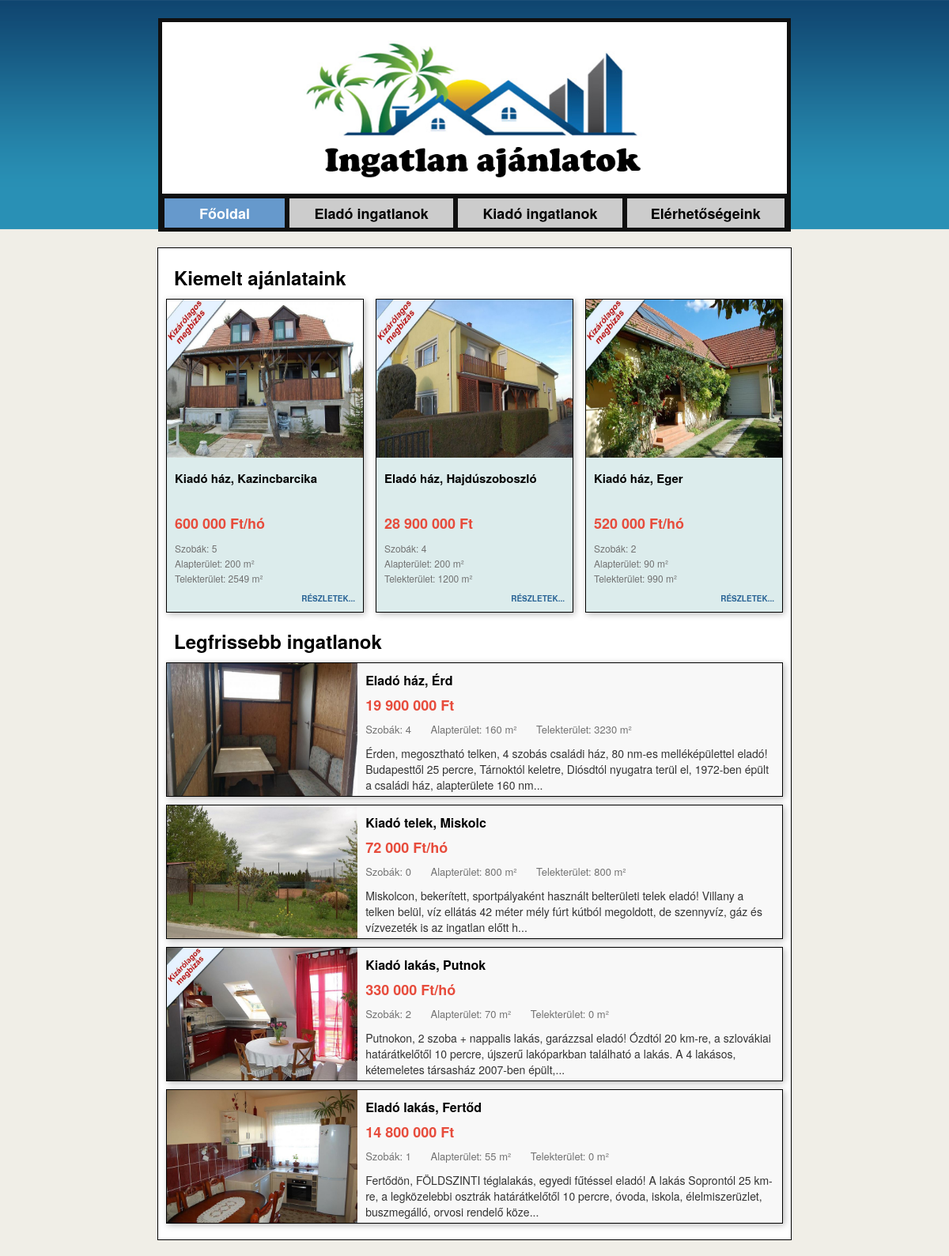
Page /ingatlanok/index.php on the committed database.
### tables this page shows
CREATE TABLE IF NOT EXISTS `ikinalat` (
  `ingatlan_id` smallint(5) NOT NULL AUTO_INCREMENT,
  `szandek_sz` tinyint(1) NOT NULL,
  `tipus_sz` tinyint(1) NOT NULL,
  `telepules_sz` tinyint(2) NOT NULL,
  `ar` int(10) NOT NULL,
  `ev` smallint(4) NOT NULL,
  `alapt` smallint(5) NOT NULL,
  `telekt` mediumint(6) NOT NULL,
  `jelleg_sz` tinyint(1) NOT NULL,
  `komfort_sz` tinyint(1) NOT NULL,
  `szoba` tinyint(2) NOT NULL,
  `leiras` text NOT NULL,
  `datum` date NOT NULL,
  `admin_sz` tinyint(1) NOT NULL,
  PRIMARY KEY (`ingatlan_id`)
);

CREATE TABLE IF NOT EXISTS `ikepek` (
  `ingatlan_sz_kep` smallint(5) NOT NULL,
  `kepek` varchar(40) NOT NULL,
  UNIQUE KEY `kepek` (`kepek`)
);

CREATE TABLE IF NOT EXISTS `iszandek` (
  `szandek_id` tinyint(1) NOT NULL AUTO_INCREMENT,
  `szandek` varchar(5) NOT NULL,
  PRIMARY KEY (`szandek_id`)
);

CREATE TABLE IF NOT EXISTS `itipus` (
  `tipus_id` tinyint(1) NOT NULL AUTO_INCREMENT,
  `tipus` varchar(15) NOT NULL,
  PRIMARY KEY (`tipus_id`)
);

CREATE TABLE IF NOT EXISTS `itelepules` (
  `telepules_id` tinyint(2) NOT NULL AUTO_INCREMENT,
  `telepules` varchar(40) NOT NULL,
  `megye` varchar(40) NOT NULL,
  PRIMARY KEY (`telepules_id`)
);

### ingatlanok/mysqli_burkolo.php (called while the page is built, shortened)
<?php
function DB_query($sql){
    $result = mysqli_query($GLOBALS["DB_connection"], $sql);
    return $result;
}
function DB_fetch_assoc($result){
    if (is_object($result)){
        return mysqli_fetch_assoc($result);
    }
    else{
        print 'DB_fetch_assoc : hibás argumentum!<br />';
        return false;
    }
}
function DB_getrows($sql){
    $result = DB_query($sql);
    $table = array();
    while ($row = DB_fetch_assoc($result)){
        $table[] = $row;
    }
    return $table;
}
?>

### ingatlanok/index.php (the view, shortened to what this page needs)
<?php
include "mysqli_burkolo.php";
$legfriss = DB_getrows("
SELECT ingatlan_id, szandek, tipus, telepules, ar, alapt, telekt, szoba, leiras, datum, kepek
FROM ikinalat, iszandek, itipus, itelepules, ikepek
WHERE szandek_sz = szandek_id AND tipus_sz = tipus_id AND telepules_sz = telepules_id
AND ingatlan_sz_kep = ingatlan_id AND kepek LIKE '%1.jpg'
ORDER BY datum DESC LIMIT 4
");
$kiemelt = DB_getrows("
SELECT ingatlan_id, szandek, tipus, telepules, ar, alapt, telekt, szoba, kepek
FROM ikinalat, iszandek, itipus, itelepules, kiemelt, ikepek
WHERE szandek_sz = szandek_id AND tipus_sz = tipus_id AND telepules_sz = telepules_id
AND ingatlan_sz_kie = ingatlan_id AND ingatlan_sz_kep = ingatlan_id AND kepek LIKE '%1.jpg'
");
$rkiemlet = array_rand($kiemelt, 3);
?>
<!DOCTYPE html>
<html>
	<head>
	<link rel="stylesheet" href="alap1.css">
	</head>
	<body>
		<div id="fejlec">
			<img id="logo" src="kepek/ingatlankep.png" alt="ingatlanos kép">
			<div id="menu" >
				<ul>
					<li class="aktOldal"><a href="index.php"><b>Főoldal</b></a></li>
					<li><a href="elado.php"><b>Eladó ingatlanok</b></a></li>
					<li><a href="kiado.php"><b>Kiadó ingatlanok</b></a></li>
					<li><a href="elerhetoseg.php"><b>Elérhetőségeink</b></a></li>
				</ul>
			</div>
		</div>
		<div id="tartalom">
			<div id="doboz1">
				<h2 class="resz1"> Kiemelt ajánlataink </h2>
				<?php
				for($i=0; $i<3; $i++){
					$ar = number_format($kiemelt[$rkiemlet[$i]]["ar"], 0 , ' , ' ,  ' ');
					if ($kiemelt[$rkiemlet[$i]]["szandek"]=="eladó")
						$penz=" Ft";
					else $penz=" Ft/hó";
					print '
					<div class="kiemelt1">
						<a href="ingatlan.php?id='.$kiemelt[$rkiemlet[$i]]["ingatlan_id"].'">
							<img class="kiemeltKep" src="'.$kiemelt[$rkiemlet[$i]]["kepek"].'" alt="kiemelt kép">
							<div class="kiemeltSzoveg">
								<div class="kiemeltTitle">
									<h3> '.ucfirst($kiemelt[$rkiemlet[$i]]["szandek"])." ".$kiemelt[$rkiemlet[$i]]["tipus"]
										.", ".$kiemelt[$rkiemlet[$i]]["telepules"].' </h3>
								</div>
								<span class="kiemeltAr"> '.$ar.$penz.'</span>
								<ul>
									<li> Szobák: '.$kiemelt[$rkiemlet[$i]]["szoba"].' </li>
									<li> Alapterület: '.$kiemelt[$rkiemlet[$i]]["alapt"].' m² </li>
									<li> Telekterület: '.$kiemelt[$rkiemlet[$i]]["telekt"].' m² </li>
								</ul>
								<div class="kiemeltReszlet">RÉSZLETEK...</div>
							</div>
						</a>
					</div>';
				}
				?>
			</div>
			<div id="doboz2">
				<h2 class="resz1"> Legfrissebb ingatlanok </h2>
				<?php
				for($i=0; $i<4; $i++){
					$ar = number_format($legfriss[$i]["ar"], 0 , ' , ' ,  ' ');
					if ($legfriss[$i]["szandek"]=="eladó") $penz=" Ft";
					else $penz=" Ft/hó";
					if (strlen($legfriss[$i]["leiras"]) > 220)
						$leiras= substr($legfriss[$i]["leiras"], 0, 220)."...";
					else $leiras = $legfriss[$i]["leiras"];
					print '
					<div class="legfrisebb1">
						<a href="ingatlan.php?id='.$legfriss[$i]["ingatlan_id"].'">
							<img class="frissKep" src="'.$legfriss[$i]["kepek"].'" alt="friss kép">
							<div class="frissSzoveg">
								<div class="frissTitle">
									<h3> '.ucfirst($legfriss[$i]["szandek"])." ".$legfriss[$i]["tipus"].
										", ".$legfriss[$i]["telepules"].' </h3>
								</div>
								<span class="frissAr"> '.$ar.$penz.' </span>
								<ul class="frissLista">
									<li> Szobák: '.$legfriss[$i]["szoba"].' </li>
									<li> Alapterület: '.$legfriss[$i]["alapt"].' m² </li>
									<li> Telekterület: '.$legfriss[$i]["telekt"].' m² </li>
								</ul>
								<div class="frissReszlet"> '.$leiras.' </div>
							</div>
						</a>
					</div>';
				}
				?>
			</div>
		</div>
	</body>
</html>

### ingatlanok/alap1.css (style rules this page uses)
body { color: black; background: #f0eee7 url('kepek/kekhatter.png') repeat-x 0 -1px; font-family: 'Helvetica Neue', Helvetica, Arial, sans-serif; font-size: 16px; }
a { text-decoration: none; color: black; }
ul { list-style-type: none; }
#fejlec { width: 800px; background: white; border: 5px solid #101010; position: relative; margin: 0 auto; margin-top: 23px; }
#logo { width: 450px; margin-left: 175px; }
#menu { display: table; width: 100%; height: 40px; background-color: #101010; padding-top: 6px; }
#menu ul { display: table-row; width: 100%; }
#menu ul li { display: table-cell; width:27%; }
#menu ul li:first-child { width: 20%; }
#menu ul li a { display: block; background: #ccc; color: black; font-size: 18px; text-align: center; text-decoration: none; border-left: 3px solid #101010; border-right: 3px solid #101010; padding: 5px 0; }
#menu ul li.aktOldal a { color: white; background: #69c; }
#tartalom { position: relative; background: white; border: 1px solid black; width: 802px; margin: 20px auto; padding: 10px 0px; overflow: auto; }
#doboz1 { width: 100%; height: 430px; }
.resz1 { margin: 10px 0px 10px 20px; }
.kiemelt1 { width: 250px; background-color: #dcecec; margin: 0px 5px 0px 10px; border: 1px solid black; box-shadow: 2px 2px 8px #b9b9b9; float: left; }
.kiemeltKep { width: 100%; height: 200px; }
.kiemeltSzoveg { padding: 10px; }
.kiemeltTitle { width: 100%; height: 55px; }
.kiemeltTitle h3 { font-size: 15px; font-weight: bold; }
.kiemeltAr { display: block; margin-bottom: 10px; color: rgb(231, 76, 60); font-size: 18px; font-weight: bold; }
.kiemeltSzoveg ul li { color: rgb(114, 114, 114); font-size: 12px; margin: 2px 0px; }
.kiemeltReszlet { color: rgb(42, 100, 150); font-size: 10px; font-weight: bold; margin-top: 10px; text-align: right; }
#doboz2 { width: 100%; height: auto; margin-top: 30px; }
.legfrisebb1 { width: 780px; height: 170px; background-color: #F8F8F8; margin: 0px 10px 10px 10px; border: 1px solid black; box-shadow: 2px 2px 8px #b9b9b9; }
.frissKep { width: 31%; height: 100%; display: block; float: left; }
.frissSzoveg { width: 69%; height: 100%; padding: 10px; float:right; }
.frissTitle h3, .ingatlanTitle h2 { height: 25px; font-size: 16px; font-weight: bold; }
.frissAr, .ingatlanAr { display: block; margin: 5px 0px; color: rgb(231, 76, 60); font-size: 18px; font-weight: bold; }
.frissLista li { color: rgb(114, 114, 114); font-size: 13px; text-align: left; display: inline-block; padding-right: 20px; }
.frissReszlet { color: rgb(51, 51, 51); font-size: 14px; margin-top: 10px; }

### rows in the picture
ikinalat: ikepek.kepek (picture), iszandek.szandek "Kiadó", itipus.tipus "ház", itelepules.telepules "Kazincbarcika", ar "600 000", iszandek.szandek "Ft/hó", szoba "5", alapt "200", telekt "2549"
ikinalat: ikepek.kepek (picture), iszandek.szandek "Eladó", itipus.tipus "ház", itelepules.telepules "Hajdúszoboszló", ar "28 900 000", iszandek.szandek "Ft", szoba "4", alapt "200", telekt "1200"
ikinalat: ikepek.kepek (picture), iszandek.szandek "Kiadó", itipus.tipus "ház", itelepules.telepules "Eger", ar "520 000", iszandek.szandek "Ft/hó", szoba "2", alapt "90", telekt "990"
ikinalat: ikepek.kepek (picture), iszandek.szandek "Eladó", itipus.tipus "ház", itelepules.telepules "Érd", ar "19 900 000", iszandek.szandek "Ft", szoba "4", alapt "160", telekt "3230", leiras "Érden, megosztható telken, 4 szobás családi ház, 80 nm-es melléképülettel eladó! Budapesttől 25 percre, Tárnoktól keletre, Diósdtól nyugatra terül el, 1972-ben épült a családi ház, alapterülete 160 nm..."
ikinalat: ikepek.kepek (picture), iszandek.szandek "Kiadó", itipus.tipus "telek", itelepules.telepules "Miskolc", ar "72 000", iszandek.szandek "Ft/hó", szoba "0", alapt "800", telekt "800", leiras "Miskolcon, bekerített, sportpályaként használt belterületi telek eladó! Villany a telken belül, víz ellátás 42 méter mély fúrt kútból megoldott, de szennyvíz, gáz és vízvezeték is az ingatlan előtt h..."
ikinalat: ikepek.kepek (picture), iszandek.szandek "Kiadó", itipus.tipus "lakás", itelepules.telepules "Putnok", ar "330 000", iszandek.szandek "Ft/hó", szoba "2", alapt "70", telekt "0", leiras "Putnokon, 2 szoba + nappalis lakás, garázzsal eladó! Ózdtól 20 km-re, a szlovákiai határátkelőtől 10 percre, újszerű lakóparkban található a lakás. A 4 lakásos, kétemeletes társasház 2007-ben épült,..."
ikinalat: ikepek.kepek (picture), iszandek.szandek "Eladó", itipus.tipus "lakás", itelepules.telepules "Fertőd", ar "14 800 000", iszandek.szandek "Ft", szoba "1", alapt "55", telekt "0", leiras "Fertődön, FÖLDSZINTI téglalakás, egyedi fűtéssel eladó! A lakás Soprontól 25 km-re, a legközelebbi osztrák határátkelőtől 10 percre, óvoda, iskola, élelmiszerüzlet, buszmegálló, orvosi rendelő köze..."
